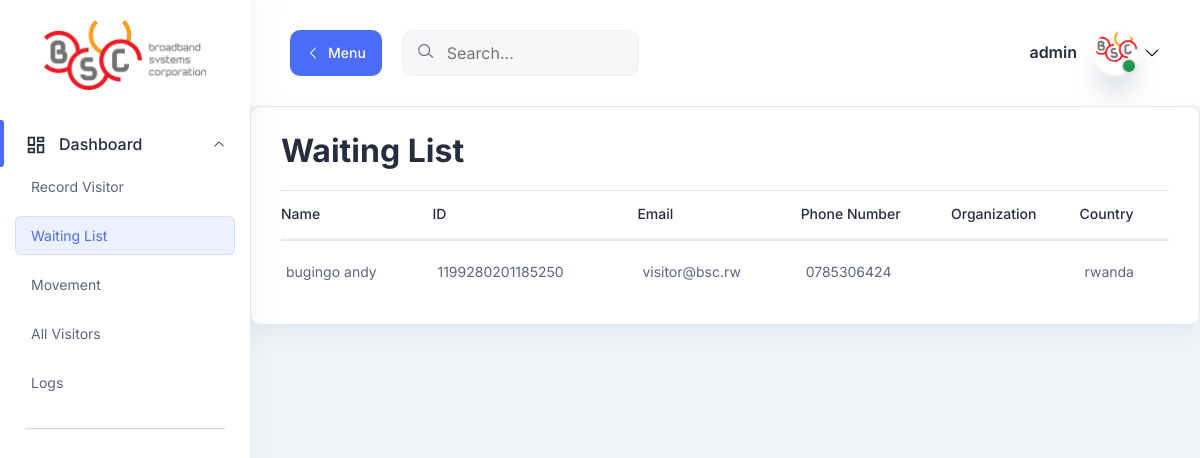
Screenshot of /visitor-list/ (signed in) with the database file from the repository.
### records/models.py (models this page shows, shortened)
class WaitingList(models.Model):
    id_passport_nbr = models.CharField(max_length=100, primary_key=True)
    first_name = models.CharField(max_length=100)
    surname = models.CharField(max_length=100)
    organization = models.CharField(max_length=100)
    position = models.CharField(max_length=100)
    country_of_origin = models.CharField(max_length=100)
    email = models.EmailField()
    address = models.CharField(max_length=200)
    mobile_phone = models.CharField(max_length=20)

### records/views.py (the view)
# urls.py: path('visitor-list/', views.visitor_list, name='visitors'),
@login_required
def visitor_list(request):
    users = User.objects.all()
    waitinglist = WaitingList.objects.all().values()
    cards = Card.objects.all().values()
    template = loader.get_template('records/visitor_list.html')
    context = {'waitinglist': waitinglist, 'cards': cards, 'users': users}  # Add 'users' to the context
    return HttpResponse(template.render(context, request))

### records/templates/records/visitor_list.html (shortened to what this page needs)
{% extends "base.html" %}
{% load static %}
{% block content %}
<main class="main-wrapper">
<header class="header">
    <div class="container-fluid">
      <div class="row">
        <div class="col-lg-5 col-md-5 col-6">
          <div class="header-left d-flex align-items-center">
            <div class="menu-toggle-btn mr-20">
              <button
                id="menu-toggle"
                class="main-btn primary-btn btn-hover"
              >
                <i class="lni lni-chevron-left me-2"></i> Menu
              </button>
            </div>
            <div class="header-search d-none d-md-flex">
              <form action="#">
                <input type="text" placeholder="Search..." />
                <button><i class="lni lni-search-alt"></i></button>
              </form>
            </div>
          </div>
        </div>
        <div class="col-lg-7 col-md-7 col-6">
          <div class="header-right">
            <div class="profile-box ml-15">
              <button
                class="dropdown-toggle bg-transparent border-0"
                type="button"
                id="profile"
                data-bs-toggle="dropdown"
                aria-expanded="false"
              >
                <div class="profile-info">
                  <div class="info">
                    {% if user.is_authenticated %}
                    <h6>{{ user.username }}</h6>
                    {% endif %}
                    <div class="image">
                      <img
                        src="{% static 'icon.png' %}"
                        alt=""
                      />
                      <span class="status"></span>
                    </div>
                  </div>
                </div>
                <i class="lni lni-chevron-down"></i>
              </button>
            </div>
          </div>
        </div>
      </div>
    </div>
  </header>
<section class="table-components">
        <div class="tables-wrapper">
        <div class="row">
            <div class="col-lg-12">
            <div class="card-style mb-30">
                <h1 class="mb-10">Waiting List</h1>
                <div class="table-wrapper table-responsive">
                <table class="table">
                    <thead>
                    <tr>
                        <th><h6>Name</h6></th>
                        <th><h6>ID</h6></th>
                        <th><h6>Email</h6></th>
                        <th><h6>Phone Number</h6></th>
                        <th><h6>Organization</h6></th>
                        <th><h6>Country</h6></th>
                    </tr>
                    </thead>
                    <tbody>
                    {% for visitor in waitinglist %}
                    <tr>
                        <td class="min-width">
                          <p><a href="#" class="open-form-popup" data-visitor-id="{{ visitor.id_passport_nbr }}">{{ visitor.first_name }} {{ visitor.surname }}</a></p>
                        </td>
                        <td class="min-width">
                            <p>{{ visitor.id_passport_nbr }}</p>
                        </td>
                        <td class="min-width">
                        <p>{{ visitor.email }}</p>
                        </td>
                        <td class="min-width">
                        <p>{{ visitor.mobile_phone }}</p>
                        </td>
                        <td class="min-width">
                        </td>
                        <td class="min-width">
                          <p>{{ visitor.country_of_origin }}</p>
                      </td>
                    </tr>
                    {% endfor %}
                    </tbody>
                </table>
                </div>
            </div>
            </div>
    </div>
    </div>
</section>
</main>
{% endblock content %}

### static/assets/css/fullcalendar.css (style rules this page uses)
:root { --fc-daygrid-event-dot-width:8px;--fc-list-event-dot-width:10px;--fc-list-event-hover-bg-color:#f5f5f5 }

### rows the page displays
WaitingList: first_name "bugingo", surname "andy", id_passport_nbr "1199280201185250", email "visitor@bsc.rw", mobile_phone "0785306424", country_of_origin "rwanda"

### other values shown
{{ user.username }} "admin"
